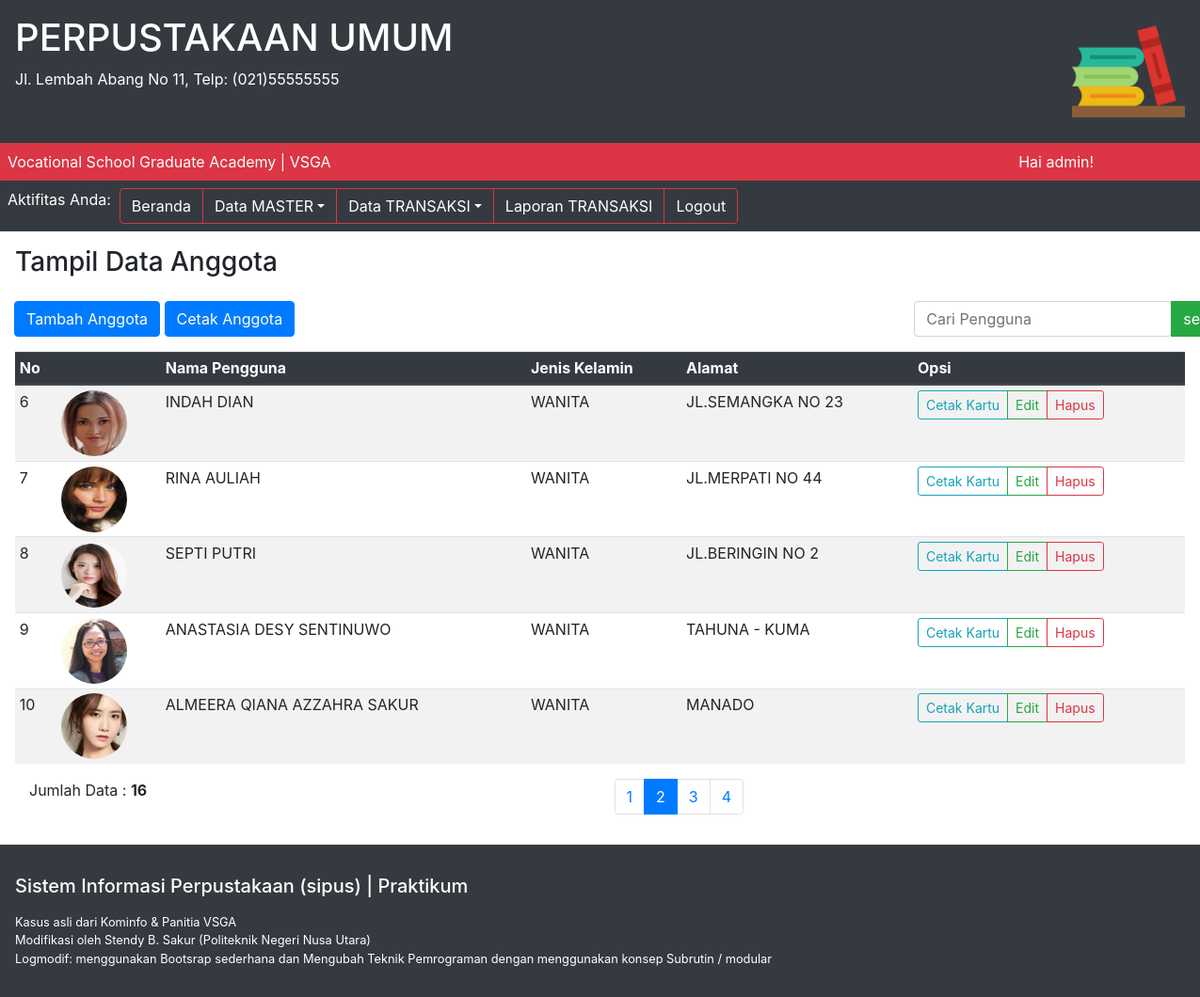
Page /index.php?p=anggota&hal=2 (signed in) on the committed database.
### tables this page shows
CREATE TABLE `tbanggota` (
  `idanggota` varchar(5) NOT NULL,
  `nama` varchar(30) NOT NULL,
  `jeniskelamin` varchar(10) NOT NULL,
  `alamat` varchar(40) NOT NULL,
  `status` varchar(20) NOT NULL,
  `foto` varchar(50) NOT NULL
);

### modul/modul.php (the view, shortened to what this page needs)
<?php
function getConnection() {
	$server = "localhost";
	$user = "root";
	$password = "";
	$nama_database = "dbpus";
	$port = 2112;
	$db = mysqli_connect($server, $user, $password, $nama_database, $port);
	return $db;
}
function getPage ($get_page)
{
	$pages_dir = 'pages';
	if(!empty($get_page)){
		$pages=scandir($pages_dir,0);
		unset($pages[0],$pages[1]);
		$p=$get_page;
		if(in_array($p.'.php',$pages)){
			include($pages_dir.'/'.$p.'.php');
		}else{
			echo'Halaman Tidak Ditemukan';
		}
	}else{
		include($pages_dir . '/beranda.php');
	}
}
function getTampilAnggota($pg, $req)
{
	echo "<table class='table table-striped table-sm'>";
	echo "<thead class='thead-dark'>";
	echo "<tr>";
	echo "<th>No</th>";
	echo "<th>&nbsp;</th>";
	echo "<th>Nama Pengguna</th>";
	echo "<th>Jenis Kelamin</th>";
	echo "<th>Alamat</th>";
	echo "<th>Opsi</th>";
	echo "</tr>";
	echo "</thead>";
	echo "<tbody>";
	$batas = 5;
	extract($pg);
	if(empty($hal)){
		$posisi = 0;
		$hal = 1;
		$nomor = 1;
	}else {
		$posisi = ($hal - 1) * $batas;
		$nomor = $posisi+1;
	}
	if($req == "POST")
	{
		$pencarian = trim(mysqli_real_escape_string(getConnection(), htmlentities($_POST['pencarian'], ENT_QUOTES)));
		if($pencarian != ""){
			$sql = "SELECT * FROM tbanggota WHERE nama LIKE '%$pencarian%'
					OR idanggota LIKE '%$pencarian%'
					OR jeniskelamin LIKE '%$pencarian%'
					OR alamat LIKE '%$pencarian%'";
			$query = $sql;
			$queryJml = $sql;
		} else {
			$query = "SELECT * FROM tbanggota LIMIT $posisi, $batas";
			$queryJml = "SELECT * FROM tbanggota";
			$no = $posisi * 1;
		}
	}else {
		$query = "SELECT * FROM tbanggota LIMIT $posisi, $batas";
		$queryJml = "SELECT * FROM tbanggota";
	}
	$q_tampil_anggota = mysqli_query(getConnection(), $query);
	if(mysqli_num_rows($q_tampil_anggota)>0)
	{
		while($r_tampil_anggota=mysqli_fetch_array($q_tampil_anggota))
		{
			if(empty($r_tampil_anggota['foto']) or ($r_tampil_anggota['foto']=='-'))
			{
				$newfoto = "admin-no-photo.jpg";
			}else{
				$newfoto = $r_tampil_anggota['foto'];
			}
			echo "<tr>";
			echo "<td>" . $nomor . "</td>";
			echo "<td><img src=images/$newfoto class='rounded-circle' width=70px height=70px></td>";
			echo "<td>" . strtoupper($r_tampil_anggota['nama']) . "</td>";
			echo "<td>" . strtoupper($r_tampil_anggota['jeniskelamin']) . "</td>";
			echo "<td>" . strtoupper($r_tampil_anggota['alamat']) . "</td>";
			echo "<td>";
			echo "<div class='btn-group btn-group-sm'>";
			echo "<a href=pages/cetak_kartu.php?id=$r_tampil_anggota[idanggota]  target=_blank class='btn btn-outline-info' role='button'>Cetak Kartu</a>";
			echo "<a href=index.php?p=anggota-edit&id=$r_tampil_anggota[idanggota]&hal=$hal class='btn btn-outline-success' role='button'>Edit</a>";
			echo "<a href=proses/anggota-hapus.php?id=$r_tampil_anggota[idanggota] onclick =\"return confirm ('Apakah Anda Yakin Akan Menghapus Data Ini?');\" class='btn btn-outline-danger' role='button'>Hapus</a>";
			echo "</div>";
			echo "</td>";
			echo "</tr>";
			$nomor++;
		}
	}else {
		echo "<tr><td colspan=6>Data Tidak Ditemukan</td></tr>";
	}
	echo "</tbody>";
	echo "</table>";
	if(isset($_POST['pencarian']))
	{
		if($_POST['pencarian']!=''){
			echo "<div style=\"float:left;\">";
			$jml = mysqli_num_rows(mysqli_query(getConnection(), $queryJml));
			echo "Data Hasil Pencarian: <b>$jml</b>";
			echo "</div>";
		}
	}else{
		echo "<div class='container-fluid'>";
		echo "<div class='row'>";
		echo "<div class='col'>";
		echo "<div class='text-left'>";
		$jml = mysqli_num_rows(mysqli_query(getConnection(), $queryJml));
		echo "Jumlah Data : <b>$jml</b>";
		echo "</div>";
		echo "</div>";
		echo "<div class='col'>";
		echo "<div class='pagination'>";
		$jml_hal = ceil($jml/$batas);
		echo "<ul class='pagination float-right'>";
		for($i=1; $i<=$jml_hal; $i++){
			if($i != $hal){
				echo "<li class='page-item'>";
				echo "<a class='page-link' href=\"?p=anggota&hal=$i\">$i</a>";
			}else {
				echo "<li class='page-item active'>";
				echo "<a class='page-link'>$i</a>";
				echo "</li>";
			}
		}
		echo "</ul>";
		echo "</div>";
		echo "</div>";
		echo "</div>";
		echo "</div>";
	}
}
?>

### rows in the picture
tbanggota: foto (picture), nama "INDAH DIAN", jeniskelamin "WANITA", alamat "JL.SEMANGKA NO 23"
tbanggota: foto (picture), nama "RINA AULIAH", jeniskelamin "WANITA", alamat "JL.MERPATI NO 44"
tbanggota: foto (picture), nama "SEPTI PUTRI", jeniskelamin "WANITA", alamat "JL.BERINGIN NO 2"
tbanggota: foto (picture), nama "ANASTASIA DESY SENTINUWO", jeniskelamin "WANITA", alamat "TAHUNA - KUMA"
tbanggota: foto (picture), nama "ALMEERA QIANA AZZAHRA SAKUR", jeniskelamin "WANITA", alamat "MANADO"

### other values in the picture
$_SESSION['sesi'] "admin"
$jml "16"
